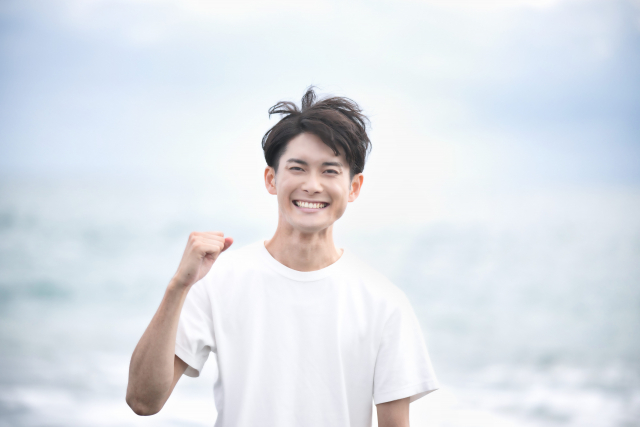
#> input picture sample_images/22861417_s.jpg, 640 x 427 px, found by its file name
$ python fusiontest.py
#> lines starting #> are read from the running program, lines starting #| are printed output that depends on the picture; after the words box and inside, x2 and y2 are one past the last pixel; in counts of white or black regions, pixels touching at a corner belong together
### 使わん奴/human.py
import cv2
import numpy as np
import matplotlib.pyplot as plt

# [8 lines left out: function imread, not called in this run]
def remove_bg(
    path,
    BLUR = 21,
    CANNY_THRESH_1 = 10,
    CANNY_THRESH_2 = 200,
    MASK_DILATE_ITER = 10,
    MASK_ERODE_ITER = 10,
    MASK_COLOR = (0.0,0.0,1.0),
):
#> called with BLUR = 21, CANNY_THRESH_1 = 5, CANNY_THRESH_2 = 200, MASK_DILATE_ITER = 10, MASK_ERODE_ITER = 10, MASK_COLOR = (0, 0, 1)
    img = cv2.imread(path)
#> img is the input picture: shape (427, 640, 3); mean B, G, R 233.2, 226.7, 221.7
    # print(img)
    gray = cv2.cvtColor(img,cv2.COLOR_BGR2GRAY)

    edges = cv2.Canny(gray, CANNY_THRESH_1, CANNY_THRESH_2)
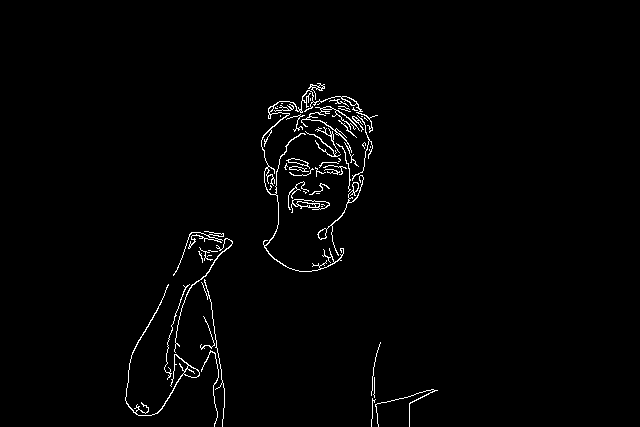
#> edges: shape (427, 640); 1.6% white in thin lines or dots, all inside (x1, y1, x2, y2) = (125, 83, 438, 427)
    edges = cv2.dilate(edges, None)
#> edges: shape (427, 640); 4.8% white; 4 white regions, box (x1, y1, x2, y2) and area: (260, 82, 379, 273) 7141, (124, 230, 234, 427) 4295, (287, 180, 331, 214) 817, (370, 341, 439, 427) 809
    edges = cv2.erode(edges, None)
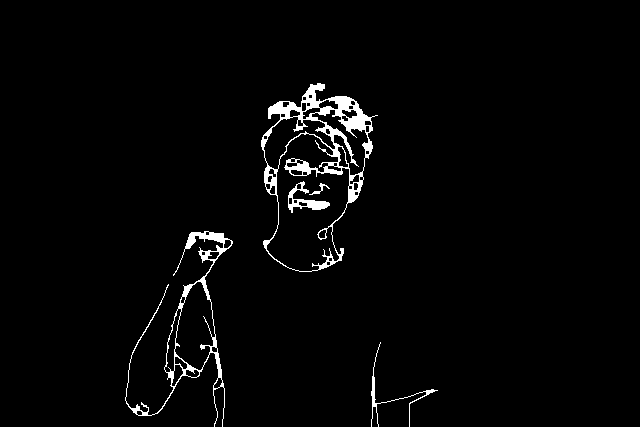
#> edges: shape (427, 640); 2.4% white; 5 white regions
    # plt.imshow(edges, cmap='gray')
    # plt.show()
    contour_info = []
    contours, _ = cv2.findContours(edges, cv2.RETR_LIST, cv2.CHAIN_APPROX_NONE)
#> contours = 64 contours, 18 with area under 20; largest, box (x1, y1, x2, y2) and area: (261, 83, 378, 272) 14204, (266, 133, 350, 272) 7354, (125, 231, 233, 427) 4448, (174, 281, 216, 371) 2426, (263, 116, 336, 170) 1448
    for c in contours:
        contour_info.append((
            c,
            cv2.isContourConvex(c),
            cv2.contourArea(c),
        ))
#> this loop made 64 passes
#> after the loop, contour_info = 64 items
    contour_info = sorted(contour_info, key=lambda c: c[2], reverse=True)
    max_contour = contour_info[0]
#> max_contour = 3 items, first 3: contour of 593 points, box (x1, y1, x2, y2) (261, 83, 378, 272), area 14204, False, 14204.5

    mask = np.zeros(edges.shape)
    cv2.fillConvexPoly(mask, max_contour[0], (255))
#> mask: shape (427, 640) float64; 5.3% white; 1 white region, box (x1, y1, x2, y2) and area: (261, 83, 378, 272) 14355
    # plt.imshow(mask, cmap='gray')
    # plt.show()
    mask = cv2.dilate(mask, None, iterations=MASK_DILATE_ITER)
#> mask: shape (427, 640) float64; 8% white; 1 white region, box (x1, y1, x2, y2) and area: (251, 73, 388, 282) 21939
    mask = cv2.erode(mask, None, iterations=MASK_ERODE_ITER)
#> mask: shape (427, 640) float64; 5.5% white; 1 white region, box (x1, y1, x2, y2) and area: (261, 83, 378, 272) 14919
    mask = cv2.GaussianBlur(mask, (BLUR, BLUR), 0)
    mask_stack = np.dstack([mask]*3)    # Create 3-channel alpha mask

    mask_stack  = mask_stack.astype('float32') / 255.0          # Use float matrices,
    img         = img.astype('float32') / 255.0                 #  for easy blending

    masked = (mask_stack * img) + ((1-mask_stack) * MASK_COLOR) # Blend
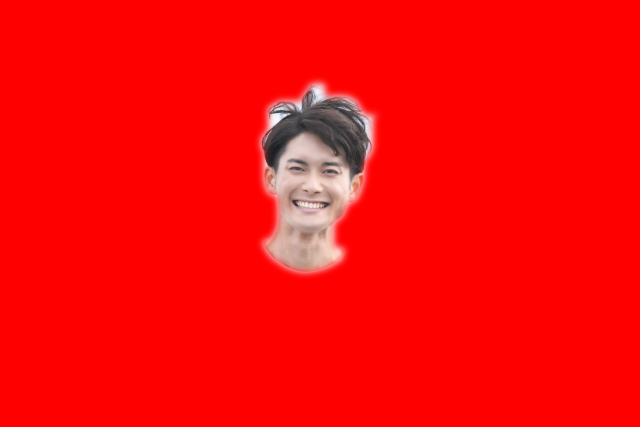
#> masked: shape (427, 640, 3) float64; mean of channels 0, 1, 2 0.0312, 0.0322, 0.982; drawn as B, G, R
    masked = (masked * 255).astype('uint8')                     # Convert back to 8-bit

    c_blue, c_green, c_red = cv2.split(img)
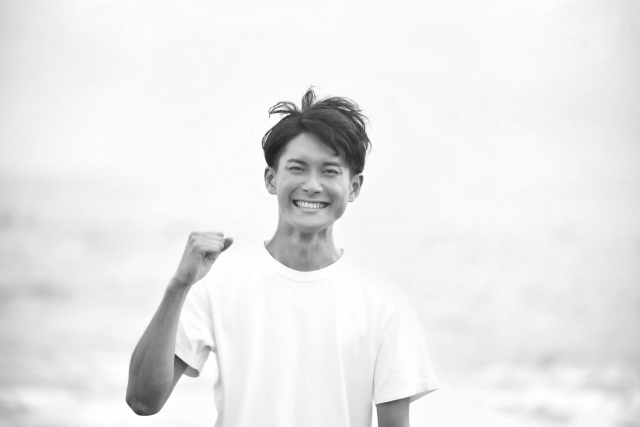
#> c_blue: shape (427, 640) float32; min 0.125, max 1, mean 0.915
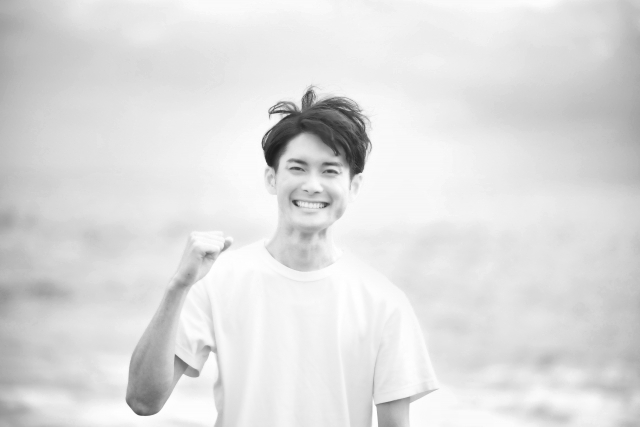
#> c_red: shape (427, 640) float32; min 0.106, max 1, mean 0.869

    img_a = cv2.merge((c_red, c_green, c_blue, mask.astype('float32') / 255.0))
    cv2.imwrite("f_img.jpg", img_a)
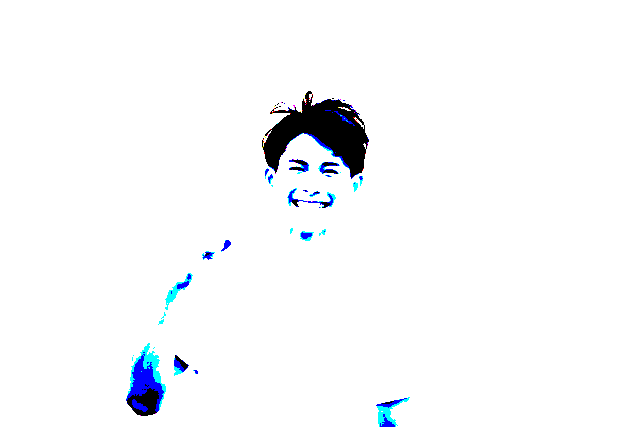
#> saved as f_img.jpg: shape (427, 640, 4); mean B, G, R, A 0.981, 0.975, 0.97, 0.0544; drawn with 1 as white

    plt.imshow(img_a)
    plt.show()
    return img_a

### 使わん奴/fusion.py
import cv2

def fusion(human, bg, out='new.jpg', top=0, left=0):
#> called with bg = 'bg.jpg', out = 'new.jpg', top = 0, left = 0
    img1 = human
    img2 = cv2.imread(bg)
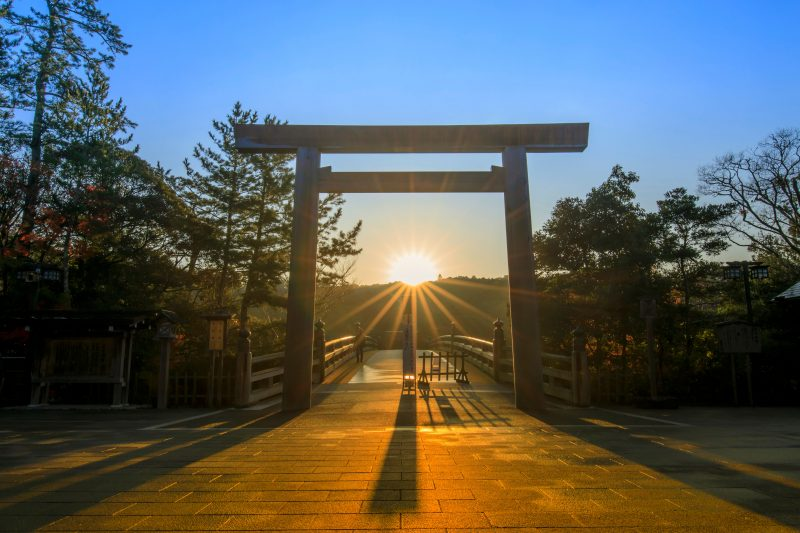
#> input picture bg.jpg, 800 x 533 px, found by its file name
#> img2 is the input picture: shape (533, 800, 3); mean B, G, R 92.6, 94.3, 88.4

    height, width = img1.shape[:2]
#> height = 427; width = 640
#> (the run stopped early here; a loop or call above may not have finished)
